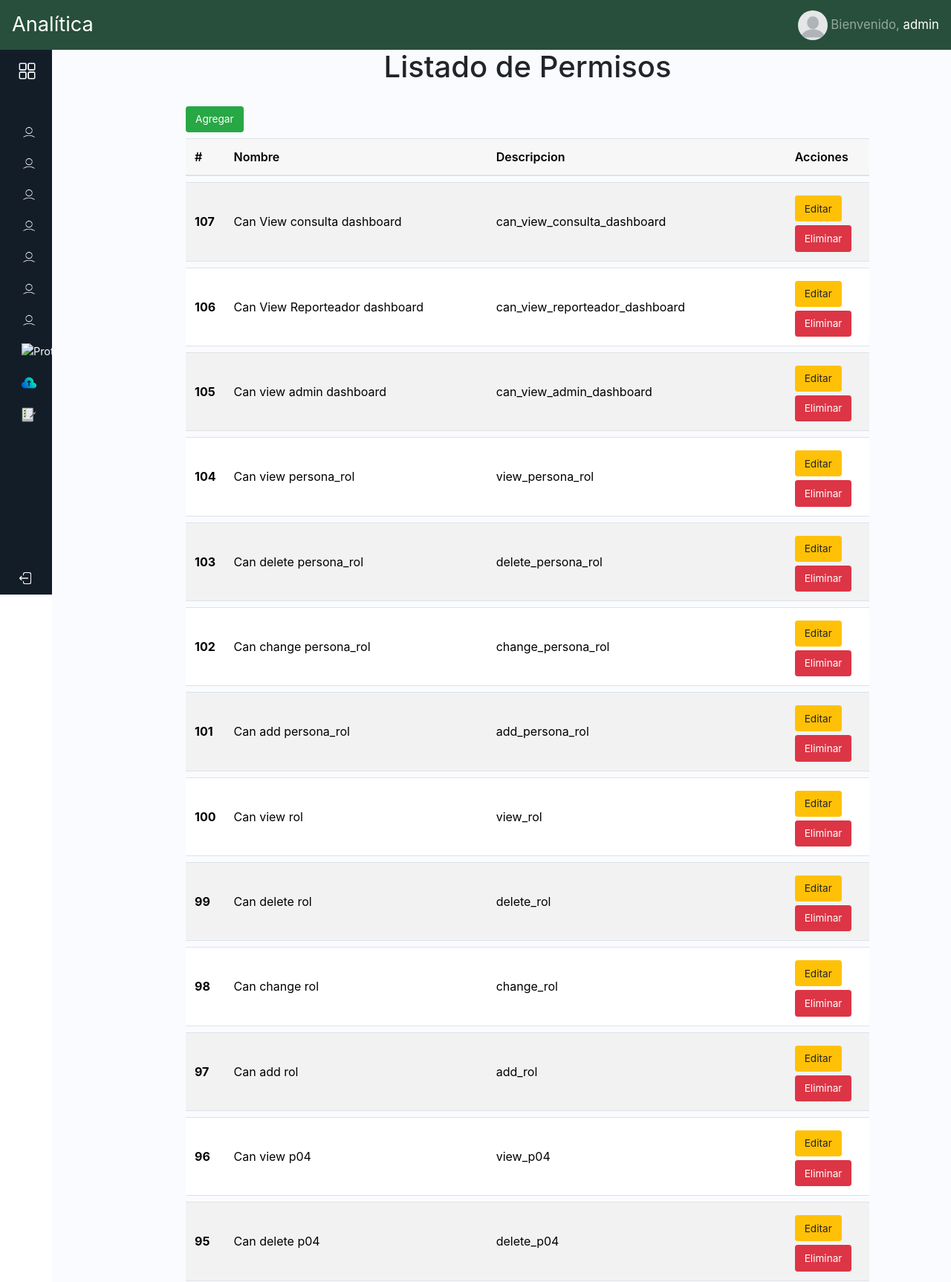
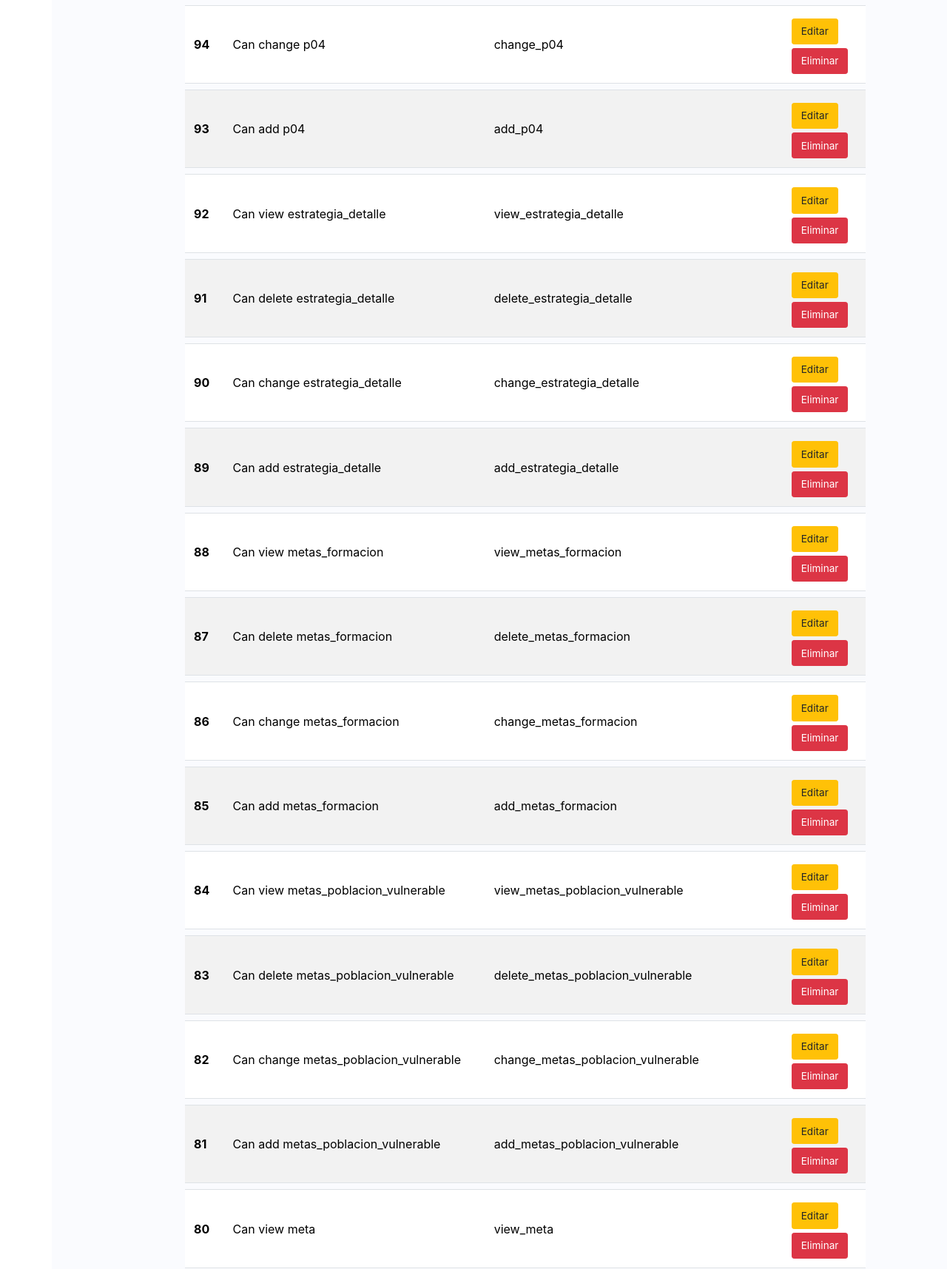
/permisos/index/ (signed in, upper part), run on the app's committed database (2 pictures, top to bottom).
### apps/personas/models.py (models this page shows, shortened)
class Persona(AbstractBaseUser, PermissionsMixin):
    per_documento = models.IntegerField(primary_key=True)
    per_tipo_documento = models.CharField(max_length=100, choices=Tipo_documento.choices)
    email = models.EmailField(unique=True)
    per_nombres = models.CharField(max_length=60)
    per_apellidos = models.CharField(max_length=60)
    per_telefono = models.CharField(max_length=10)
    per_image = models.ImageField(upload_to='profile_pics/', null=True, blank=True, default='profile_pics/defecto.png')
    roles = models.ManyToManyField(Rol, through='Persona_rol')
    is_staff = models.BooleanField(default=False)
    is_active = models.BooleanField(default=True)
    is_superuser = models.BooleanField(default=False)
    USERNAME_FIELD = 'per_documento'
    REQUIRED_FIELDS = ['email', 'per_nombres']
    objects = UsuarioManage()

### apps/personas/views.py (the view)
# urls.py: path('permisos/index/',views.Permisos_index, name="permisos_index"),
def Permisos_index(request):
    permisos = Permission.objects.all().order_by('-id')
    forms_permisos = Form_permissions
    context = {
        'permisos':permisos,
        'forms_permisos':forms_permisos
    }
    return render(request, 'Permisos/permisos.html', context)

### apps/personas/context_processors.py (called while the page is built)
def user_permissions_processor(request):
        if request.user.is_authenticated:
            user_roles = request.user.roles.all()
            user_permissions = set()
            for rol in user_roles:
                user_permissions.update(rol.permissions.values_list('codename', flat=True))
            perms_dict = {perm:True for perm in user_permissions}
        else:
            perms_dict = {}
        return{
            'perms' : perms_dict
        }

### templates/Permisos/permisos.html (shortened to what this page needs)
{% extends 'home.html' %}
{% block contenido %}
{% load static %}
<link rel="stylesheet" href="{% static 'bootstrap/css/administrador.css' %}">
<div class="main p-3">
    <div class="container">
        <div class="row justify-content-center">
            <div class="col-md-10">
                <div class="text-center">
                    <h1 class="h1 mb-4">Listado de Permisos</h1>
                </div>
                <div class="mt-4">
                    <button type="button" class="btn btn-success btn-sm mr-2" data-toggle="modal" data-target="#crearModal">Agregar</button>
                    <table class="table table-striped">
                        <thead>
                            <tr>
                                <th scope="col">#</th>
                                <th scope="col">Nombre</th>
                                <th scope="col">Descripcion</th>
                                <th scope="col">Acciones</th>
                            </tr>
                        </thead>
                        <tbody>
                            {% for permiso in  permisos%}
                            <tr>
                                <th scope="row">{{permiso.id}}</th>
                                <td>{{permiso.name}}</td>
                                <td>{{permiso.codename}}</td>
                                <td>
                                    <button type="button" class="btn btn-warning btn-sm mr-2" data-toggle="modal" data-target="#editarModal" data-id="{{permiso.rol_id}}" data-nombre="{{permiso.rol_nombre}}" data-descripcion="{{permiso.rol_descripcion}}"onclick="Editar_permiso(this)">Editar</button>
                                    <button type="button" class="btn btn-danger btn-sm" data-toggle="modal" data-target="#eliminarModal"  data-id="{{permiso.rol_id}}" onclick="Delete_permiso(this)">Eliminar</button>
                                </td>
                            </tr>
                            {%endfor%}
                        </tbody>
                    </table>
                </div>
            </div>
        </div>
    </div>
</div>
{% endblock contenido %}

### templates/home.html (shortened to what this page needs)
<!DOCTYPE html>
<html lang="en">
<head>
    <link href="https://cdn.lineicons.com/4.0/lineicons.css" rel="stylesheet" />
    {%load static%}
    <link rel="stylesheet" href="{% static 'bootstrap/css/home.css'%}">
    <link rel="stylesheet" href="{% static 'bootstrap/css/navbar.css'%}">
    <link rel="stylesheet" href="{% static 'bootstrap/css/bootstrap.min.css'%}">
    <link href="https://stackpath.bootstrapcdn.com/bootstrap/4.5.2/css/bootstrap.min.css" rel="stylesheet">
</head>
<body>
    <nav class="navbar navbar-expand-lg navbar-dark navbar-custom fixed-top">
        <a class="navbar-brand" href="{% url 'personas:Home'%}">Analítica</a>
        <ul class="navbar-nav ml-auto">
            <li class="nav-item">
                {% if request.user.is_authenticated %}
                  <img src="{{ request.user.per_image.url}}" alt="Foto de perfil" class="rounded-circle" style="width: 40px; height: 40px;">
                <span class="navbar-text">Bienvenido, <a href="{% url 'personas:perfil'%}">{{ request.user.per_nombres }}</a></span>
                {% endif %}
            </li>
        </ul>
    </nav>
<section class="contenedor ">
    <div class="wrapper">
        <aside id="sidebar"  class="overflow-auto">
            <div class="d-flex">
                <button class="toggle-btn" type="button">
                    <img src="{% static 'bootstrap/img/menu.png' %}" alt="Protection Icon" style="width: 25px; height: 25px;">
                </button>
            </div>
            <ul class="sidebar-nav">
                {% if perms.can_view_admin_dashboard %}
                <li class="sidebar-item">
                    <a href="{% url 'administrador'%}" class="sidebar-link">
                        <img src="{% static 'bootstrap/img/usuario.png' %}" alt="Protection Icon" style="width: 20px; height: 20px;">
                    </a>
                </li>
                {% endif %}
                {% if perms.can_view_admin_dashboard %}
                <li class="sidebar-item">
                    <a href="{% url 'cores:modalidad_index'%}" class="sidebar-link">
                        <img src="{% static 'bootstrap/img/usuario.png' %}" alt="Protection Icon" style="width: 20px; height: 20px;">
                    </a>
                </li>
                {% endif %}
                {% if perms.can_view_admin_dashboard %}
                <li class="sidebar-item">
                    <a href="{% url 'cores:bilinguismo_index'%}" class="sidebar-link">
                        <img src="{% static 'bootstrap/img/usuario.png' %}" alt="Protection Icon" style="width: 20px; height: 20px;">
                    </a>
                </li>
                {% endif %}
                {% if perms.can_view_admin_dashboard %}
                <li class="sidebar-item">
                    <a href="{% url 'cores:centro_de_formacion_index'%}" class="sidebar-link">
                        <img src="{% static 'bootstrap/img/usuario.png' %}" alt="Protection Icon" style="width: 20px; height: 20px;">
                    </a>
                </li>
                {% endif %}
                {% if perms.can_view_admin_dashboard %}
                <li class="sidebar-item">
                    <a href="{% url 'cores:regional_index'%}" class="sidebar-link">
                        <img src="{% static 'bootstrap/img/usuario.png' %}" alt="Protection Icon" style="width: 20px; height: 20px;">
                    </a>
                </li>
                {% endif %}
                {% if perms.can_view_admin_dashboard %}
                <li class="sidebar-item">
                    <a href="{% url 'cores:nivel_formacion_index'%}" class="sidebar-link">
                        <img src="{% static 'bootstrap/img/usuario.png' %}" alt="Protection Icon" style="width: 20px; height: 20px;">
                    </a>
                </li>
                {% endif %}
                {% if perms.can_view_admin_dashboard %}
                <li class="sidebar-item">
                    <a href="{% url 'cores:meta_index'%}" class="sidebar-link">
                        <img src="{% static 'bootstrap/img/usuario.png' %}" alt="Protection Icon" style="width: 20px; height: 20px;">
                    </a>
                </li>
                {% endif %}
                {% if perms.can_view_admin_dashboard %}
                <li class="sidebar-item">
                    <a href="{% url 'cores:formacion_regular_index'%}" class="sidebar-link collapsed has-dropdown" data-bs-toggle="collapse"
                        data-bs-target="#multi" aria-expanded="false" aria-controls="multi">
                        <img src="{% static 'bootstrap/img/meta.png' %}" alt="Protection Icon" style="width: 20px; height: 20px;">
                    </a>
                </li>
                {% endif %}
                {% if perms.can_view_reporteador_dashboard %}
                <li class="sidebar-item">
                    <a href="#" class="sidebar-link collapsed has-dropdown" data-bs-toggle="collapse"
                       data-bs-target="#nuevo" aria-expanded="false" aria-controls="nuevo">
                        <img src="{% static 'bootstrap/img/carga-en-la-nube.png' %}" alt="Nuevo Icono" style="width: 20px; height: 20px;">
                    </a>
                </li>
                {% endif%}
                {% if perms.can_view_consulta_dashboard %}
                <li class="sidebar-item">
                    <a href="{% url 'cores:general'%}" class="sidebar-link collapsed has-dropdown" data-bs-toggle="collapse"
                        data-bs-target="#auth" aria-expanded="false" aria-controls="auth">
                        <img src="{% static 'bootstrap/img/reporte.png' %}" alt="Protection Icon" style="width: 20px; height: 20px;">
                    </a>
                </li>
                {% endif%}
            </ul>
            <div class="sidebar-footer">
                <a href="{% url 'personas:cierre_sesion'%}" class="sidebar-link">
                    <i><img src="{% static 'bootstrap/img/cerrar-sesion-icon.png' %}" alt="Protection Icon" style="    margin-left: -5px; width: 20px; height: 20px;"></i>
                </a>
            </div>
        </aside>
        {% block contenido%}
        {% endblock contenido%}
    </div>
    </section>
</body>
</html>

### data on the page
Persona: user.per_image (picture), user.per_nombres "admin"

### other printed values
{{ permiso.id }} "107"
{{ permiso.name }} "Can View consulta dashboard"
{{ permiso.codename }} "can_view_consulta_dashboard"
{{ permiso.id }} "106"
{{ permiso.name }} "Can View Reporteador dashboard"
{{ permiso.codename }} "can_view_reporteador_dashboard"
{{ permiso.id }} "105"
{{ permiso.name }} "Can view admin dashboard"
{{ permiso.codename }} "can_view_admin_dashboard"
{{ permiso.id }} "104"
{{ permiso.name }} "Can view persona_rol"
{{ permiso.codename }} "view_persona_rol"
{{ permiso.id }} "103"
{{ permiso.name }} "Can delete persona_rol"
{{ permiso.codename }} "delete_persona_rol"
